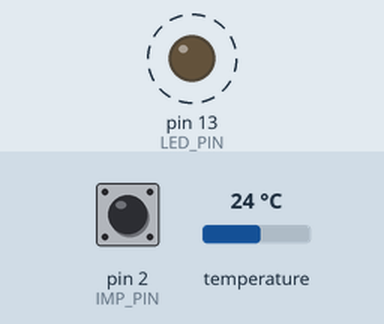
Simulated run of this sketch. Board: Arduino Uno, built with avr-gcc and run on an emulated ATmega328P. Shown: output pins drawn as LEDs (lit = HIGH). Dashed ring = blinking. The inputs (shaded band) are chosen by the test bench; at power-on: pin 2 (IMP_PIN) HIGH, temperature 24 °C. What the sketch prints to the serial monitor is not drawn.

Above: at 0.5 s.
Timing chart, 0 to 4.7 s (numbered marks = the images above):
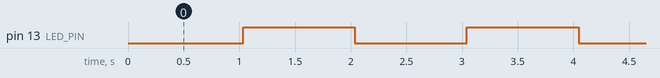

Measured:
- by itself, pin 13 (LED_PIN): alternates HIGH for 1.0 s and LOW for 1.0 s

The sketch:

impuse_counter.ino
```cpp
// (licence header left out)
#define REQUIRESNEW 1
#include <DallasTemperature.h>
// #include <SPI.h>
// #include <LedControl.h>

#define IMP_PIN 2
#define LED_PIN 13
#define FAN_FINS 7
#define INTERRUPTS_TO_RPM(impulses,seconds) ((60.0/float(seconds)) * (float(impulses)/float(FAN_FINS)))

#define TEMP_SENSOR_BUS 7

volatile unsigned long imp_counter;

OneWire oneWireBus(TEMP_SENSOR_BUS);
DallasTemperature temp_sensor(&oneWireBus);
DeviceAddress temp_sensor_address;

byte led_state = HIGH;

void count_imp () {
  imp_counter ++;
}

void setup() {
  Serial.begin(9600);
  pinMode (IMP_PIN, INPUT);
  pinMode (LED_PIN, OUTPUT);

  temp_sensor.begin();
  temp_sensor.getAddress(temp_sensor_address, 0);
  temp_sensor.setResolution(temp_sensor_address, 12);

  imp_counter = 0;
  attachInterrupt(digitalPinToInterrupt(IMP_PIN), count_imp, FALLING);
}

void loop() {
  led_state = 1-led_state;
  digitalWrite(LED_PIN, led_state);
  // reset impulse counter and mark time
  imp_counter = 0;
  unsigned long t_start = millis();

  // request the temperatures and wait a little time
  temp_sensor.requestTemperatures();
  float temperature = temp_sensor.getTempCByIndex(0);

  unsigned long t_end = t_start + 1000;
  while (millis() < t_end) {
    delay(10);
  }

  // fetch impulse counter and mark time
  unsigned long counted = imp_counter;
  t_end = millis();

  float rpm = INTERRUPTS_TO_RPM(counted, float(t_end - t_start) / 1000.0);

  Serial.print ("S");
  Serial.print (rpm);
  Serial.print (",");
  Serial.print(temperature);
  Serial.println("E");

}
```
